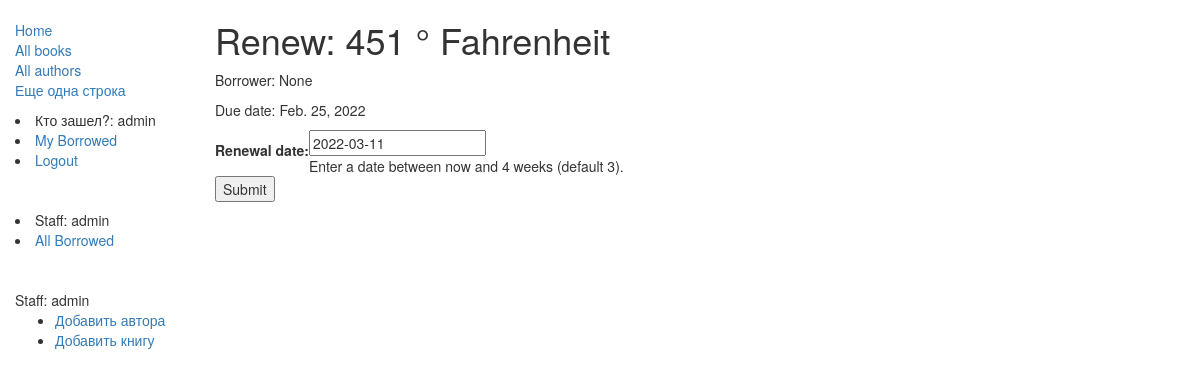
Screenshot of /catalog/book/4354f946ea384acd833244dd81814fd0/renew/ (signed in) with the database file from the repository.
### catalog/models.py (models this page shows, shortened)
class BookInstance(models.Model):
    id = models.UUIDField(primary_key=True, default=uuid.uuid4, help_text='Unique ID for this particular book across whole library')
    book = models.ForeignKey('Book', on_delete=models.RESTRICT, null=True)
    imprint = models.CharField(max_length=200)
    due_back = models.DateField(null=True, blank=True)
    borrower = models.ForeignKey(User, on_delete=models.SET_NULL, null=True, blank=True)
    @property
    def is_overdue(self):
        if self.due_back and date.today() > self.due_back:
            return True
        return False
    LOAN_STATUS = (
        ('m', 'Maintenance'),
        ('o', 'On loan'),
        ('a', 'Available'),
        ('r', 'Reserved'),
    )
    status = models.CharField(
        max_length=1,
        choices=LOAN_STATUS,
        blank=True,
        default='m',
        help_text='Book availability',
    )
    class Meta:
        ordering = ['due_back']
        permissions = (("can_mark_returned", "Set book as returned"),)

class Book(models.Model):
    title = models.CharField(max_length=200)
    author = models.ForeignKey('Author', on_delete=models.SET_NULL, null=True)
    summary = models.TextField(max_length=1000, help_text='Enter a brief description of the book')
    isbn = models.CharField('ISBN', max_length=13, unique=True,
                             help_text='13 Character <a href="https://www.isbn-international.org/content/what-isbn">ISBN number</a>')
    genre = models.ManyToManyField(Genre, help_text='Select a genre for this book')
    Language = models.ForeignKey('Language', on_delete=models.SET_NULL, null=True)
    def display_genre(self):
        """
        Creates a string for the Genre. This is required to display genre in Admin.
        """
        return ', '.join([ genre.name for genre in self.genre.all()[:3] ])
    display_genre.short_description = 'Genre'

### catalog/views.py (the view)
# urls.py: url(r'^book/(?P<pk>[-\w]+)/renew/$', views.renew_book_librarian, name='renew-book-librarian'),
@permission_required('catalog.can_mark_returned')
def renew_book_librarian(request, pk):
    book_inst = get_object_or_404(BookInstance, pk=pk)
    if request.method == 'POST':
        form = RenewBookForm(request.POST)
        if form.is_valid():
            book_inst.due_back = form.cleaned_data['renewal_date']
            book_inst.save()
            return HttpResponseRedirect(reverse('all-borrowed') )
    else:
        proposed_renewal_date = datetime.date.today() + datetime.timedelta(weeks=3)
        form = RenewBookForm(initial={'renewal_date': proposed_renewal_date,})
    return render(request, 'catalog/book_renew_librarian.html', {'form': form, 'bookinst':book_inst})

### catalog/forms.py (shortened to what this page needs)
class RenewBookForm(forms.Form):
    renewal_date = forms.DateField(help_text="Enter a date between now and 4 weeks (default 3).")

### catalog/templates/catalog/book_renew_librarian.html (shortened to what this page needs)
{% extends "base_generic.html" %}
{% block content %}
    <h1>Renew: {{bookinst.book.title}}</h1>
    <p>Borrower: {{bookinst.borrower}}</p>
    <p{% if bookinst.is_overdue %} class="text-danger"{% endif %}>Due date: {{bookinst.due_back}}</p>
    <form action="" method="post">
        <table>
        {{ form }}
        </table>
        <input type="submit" value="Submit" />
    </form>
{% endblock %}

### catalog/templates/base_generic.html (shortened to what this page needs)
<!DOCTYPE html>
<html lang="en">
<head>
  <link rel="stylesheet" href="https://maxcdn.bootstrapcdn.com/bootstrap/3.3.7/css/bootstrap.min.css">
  {% load static %}
  <link rel="stylesheet" href="{% static 'css/styles.css' %}">
</head>
<body>
  <div class="container-fluid">
    <div class="row">
      <div class="col-sm-2">
      {% block sidebar %}
      <ul class="sidebar-nav">
          <li><a href="{% url 'index' %}">Home</a></li>
          <li><a href="{% url 'books' %}">All books</a></li>
          <li><a href="{% url 'authors' %}">All authors</a></li>
          <li><a href="">Еще одна строка</a></li>
      </ul>
      {% if user.is_authenticated %}
      <li>Кто зашел?: {{ user.get_username }}</li>
      <li><a href="{% url 'my-borrowed' %}">My Borrowed</a></li>
      <li><a href="{% url 'logout'%}?next={{request.path}}">Logout</a></li>
    {% else %}
      <li><a href="{% url 'login'%}?next={{request.path}}">Login</a></li>
    {% endif %}
        <br>
          <br>
          {% if user.is_staff %}
      <li>Staff: {{ user.get_username }}</li>
      <li><a href="{% url 'all-borrowed' %}">All Borrowed</a></li>
    {% endif %}
          <br>
          <br>
         {% if user.is_staff %}
            Staff: {{ user.get_username }}
          <ul class="createAuthor">
            <li><a href="{% url 'author_create' %}">Добавить автора</a></li>
            <li><a href="{% url 'book_create' %}">Добавить книгу</a></li>
         {% endif %}
      </ul>
     {% endblock %}
      </div>
      <div class="col-sm-10 ">
      {% block content %}{% endblock %}
      </div>
    </div>
  </div>
</body>
</html>

### catalog/static/css/styles.css (style rules this page uses)
.sidebar-nav { margin-top: 20px; padding: 0; list-style: none; }

### rows the page displays
BookInstance: book "451 ° Fahrenheit", borrower "None", due_back "Feb. 25, 2022"

### other values shown
{{ user.get_username }} "admin"
